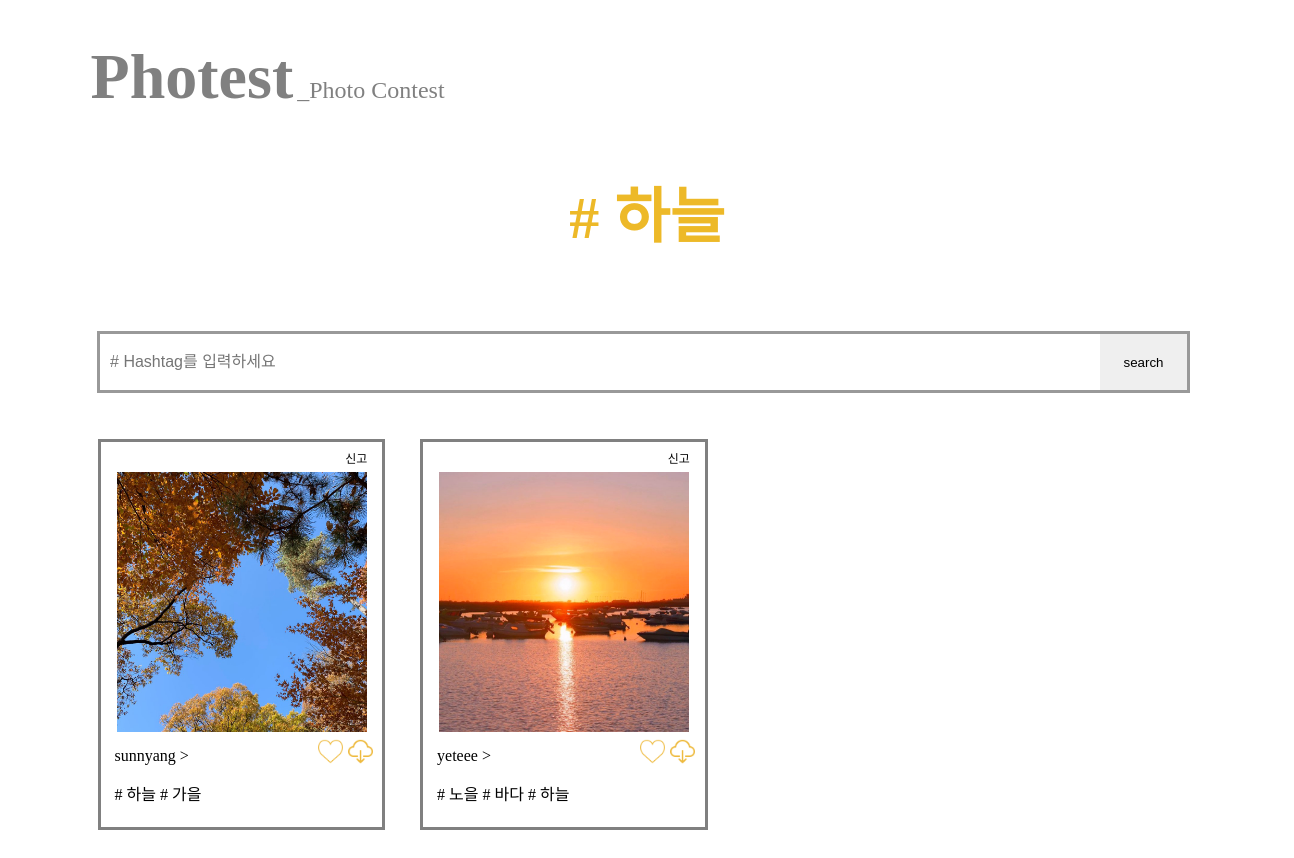
The app's page /yesterday_hashtag_search/ with its own data.
### hashtag/models.py (models this page shows)
class hashtag(models.Model):
    tagName = models.CharField(max_length=20,blank=False, primary_key=True)
    tagCnt = models.IntegerField(default=0)
    likeCnt = models.IntegerField(default=0)
    tagDate = models.DateField(blank=True, null = True)

### photo/models.py (models this page shows, shortened)
class Photo(models.Model):
    author = models.ForeignKey(User, on_delete=models.CASCADE, related_name='user')
    image = models.ImageField(upload_to= 'timeline_photo/%Y/%m/%d')
    created = models.DateTimeField(auto_now_add=True)
    updated = models.DateTimeField(auto_now=True)
    hashtag = jsonfield.JSONField(blank = True, null = True)
    like = models.ManyToManyField(User, related_name='like_post', blank=True)
    class Meta: # ordering 정렬
        ordering = ['-created']

### photo/views.py (the view)
# urls.py: path('yesterday_hashtag_search/', views.yesterday_hashtag_click, name='yesterday_hashtag_search'),
def yesterday_hashtag_click(request) :
    print('yesterday hashtag click')
    Photos = Photo.objects.all()
    PhotosWithHashtag = list()
    yesterdaytag = ""
    today = date.today()
    yesterday = str(date.today() - timedelta(1))
    for h in hashtag.objects.all() :
        if(str(h.tagDate) == yesterday) :
            yesterdaytag = h.tagName
    print(yesterdaytag)
    for p in Photos :
        for t in p.hashtag['tag'] :
            if(t == yesterdaytag) :
                PhotosWithHashtag.append(p)
    return render(request, 'photo/search_list.html', {
        'PhotosWithHashtag' : PhotosWithHashtag,
        'search' : yesterdaytag
    })

### photo/templates/photo/search_list.html (shortened to what this page needs)
{% load static %}
<html>
<head>
    <link rel="stylesheet" href="{% static 'css/searchlist.css' %}">
</head>
<body style="overflow-x:hidden">
    <div class="title">
        <font id="short-title"><a href="/" class="title-text"> Photest</a></font>
        <font id="long-title">_Photo Contest </font>
    </div>
    <br><br><br>
    <div class="today-hashtag">
        <h1> # {{search}} </h1>
    </div><br><br>
    <div>
        <div>
            <div>
                <form id="search" action="{% url 'photo:search' %}" method="get">
                    <div id="dsearch">
                        <input type="text" id="isearch" name="search" placeholder="# Hashtag를 입력하세요" />
                        <input type="submit" value="search" id="bsearch" />
                    </div>
                </form>
            </div>
        </div>
    </div>
    <div id="board">
        {% for object in PhotosWithHashtag %}
        <div id="frame_frame">
            <div id="frame">
                <form method="GET" action="{% url 'accounts:report' %}">
                    <button id="report">신고</button>
                </form>
                <div id="photos">
                    <img src=" {{ object.image.url }}" class="card-img-top" alt="..." width=250px height=260px />
                </div>
                <a href="{{object.image.url}}" download="photo.jpg">
                    <img id="download" src="{% static 'image/download.png' %}" width=25px height=25px align="right"></img>
                    <li class="list-group-item">
                        {%if user in object.like.all %}
                        <a href="{% url 'photo:like' object.id %}">
                            <img src="{% static 'image/shaded_heart.png' %}" class="btn-like.active" width=25px height=25px align="right"></img></a>
                        {% else %}
                        <a href="{% url 'photo:like' object.id %}">
                            <img src="{% static 'image/heart.png' %}" class="btn-like" width=25px height=25px align="right"></img></a>
                        {%endif%}
                    </li>
                    <div class="card-header" align="left">
                        &nbsp;&nbsp;{{ object.author }} >
                    </div>
                    <div class="card-body">
                        <p class="card-text" align="left">
                            {% if object.hashtag.tag.0 %}
                            &nbsp;&nbsp;# {{ object.hashtag.tag.0 }}
                            {% endif %}
                            {% if object.hashtag.tag.1 %}
                            # {{object.hashtag.tag.1}}
                            {% endif %}
                            {% if object.hashtag.tag.2 %}
                            # {{object.hashtag.tag.2}}
                            {% endif %}
                        </p>
                    </div>
            </div>
        </div>
        {% endfor %}
    </div>
</body>
</html>

### photo/static/css/searchlist.css (style rules this page uses)
html { scroll-behavior: smooth; }
body { margin: 0; padding: 0; }
a { text-decoration: none; color: gray; }
.title { position : relative; left : 7%; top : 5%; }
#short-title { font-size : 400%; color : gray; font-weight : bold; }
#long-title { font-size : 150%; color : gray; }
#report { position : relative; top:5px; left:85%; font-size: 12; width : 15%; height : 5.5%; border-color :white; background-color: white; border-width: 0px; }
.today-hashtag { text-align: center; color:#edb928; font-weight: bolder; }
.today-hashtag h1 { font-size : 60px; font-weight: bolder; }
#board { position : relative; top:30px; width : 90%; left : 6.2%; float : left; right:100%; }
#frame { position : relative; padding: 0% 0.5% 3% 0.5%; width : 270px; top : 10%; height : 350px; border : 3px solid gray; float : left; margin-left : 1.5%; margin-right : 1.5%; margin-bottom : 3%; }
#photos { width : 270px; height : 270px; left:10px; position : relative; margin-top:-2%; margin-bottom:5px; }
#dsearch { position : relative; top : 30%; left : 7.5%; height : 7%; width :84%; border : 3px solid #999999; }
#isearch { font-size : 16px; width : 80%; height:10%; padding : 23px 10px 10px 10px; border : 0px; outline : none; float : left; position : relative; top:5px; }
#bsearch { width : 8%; height:100%; border : 0px; outline: none; float: right; }
li { list-style:none; }
.list-group-item { position: relative; left:-6px; top:-8px; }
#download { position: relative; left:-4px; top:-8px; }

### photo/templates/photo/search_list.html (style rules this page uses)
.btn-like { position: relative; display: inline-block; width: 25px; height: 25px; background: url("/static/images/heart.png"); text-indent: -9999px; overflow: hidden; border: none; }

### records on screen
hashtag: tagName "하늘"
Photo: image (picture), author "sunnyang", hashtag.tag.0 "하늘", hashtag.tag.1 "가을"
Photo: image (picture), author "yeteee", hashtag.tag.0 "노을", hashtag.tag.1 "바다", hashtag.tag.2 "하늘"
